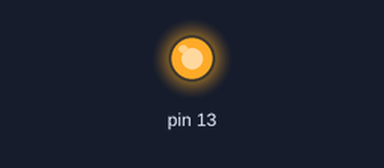
Recording of a sketch running on a simulated Arduino Uno, built with avr-gcc and run on an emulated ATmega328P. On the bench: output pins drawn as LEDs (lit = HIGH).

Above: at 0.1 s.
At 56.8 s:
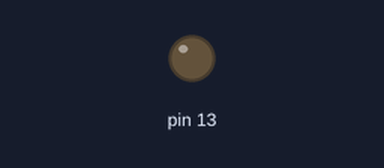
Timing chart, 0 to 58.3 s (numbered marks = the images above):
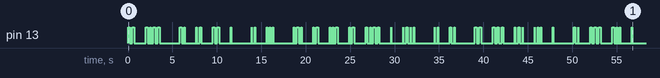

The sketch:

program.ino
```cpp
/*
  Rafayel Amirkhanyan

*/
void setup()
{
  pinMode(13, OUTPUT);
  morse_letter("My name is Rafayel in morse code", 300, 1000);
}

void loop()
{
}


void morse_letter(String name, unsigned long delay_time, unsigned long delay_between)
{
  name.toUpperCase();

  for (int i = 0; i < name.length(); i++)
  {
    switch (name.charAt(i))
    {
    case 'A':
      short_blink();
      delay(delay_time);
      long_blink();
      delay(delay_time);
      break;
    case 'B':
      long_blink();
      delay(delay_time);
      short_blink();
      delay(delay_time);
      short_blink();
      delay(delay_time);
      short_blink();
      delay(delay_time);
      break;
    case 'C':
      long_blink();
      delay(delay_time);
      short_blink();
      delay(delay_time);
      break;
    case 'D':
      long_blink();
      delay(delay_time);
      short_blink();
      delay(delay_time);
      short_blink();
      delay(delay_time);
      break;
    case 'E':
      short_blink();
      delay(delay_time);
      break;
    case 'F':
      short_blink();
      delay(delay_time);
      short_blink();
      delay(delay_time);
      long_blink();
      delay(delay_time);
      break;
    case 'G':
      long_blink();
      delay(delay_time);
      long_blink();
      short_blink();
      delay(delay_time);
      break;
    case 'H':
      short_blink();
      delay(delay_time);
      short_blink();
      delay(delay_time);
      short_blink();
      delay(delay_time);
      short_blink();
      delay(delay_time);
      break;
    case 'I':
      short_blink();
      delay(delay_time);
      short_blink();
      delay(delay_time);
      break;
    case 'J':
      short_blink();
      delay(delay_time);
      long_blink();
      delay(delay_time);
      long_blink();
      delay(delay_time);
      long_blink();
      delay(delay_time);
      break;
    case 'K':
      long_blink();
      delay(delay_time);
      short_blink();
      delay(delay_time);
      long_blink();
      delay(delay_time);
      break;
    case 'L':
      short_blink();
      delay(delay_time);
      long_blink();
      delay(delay_time);
      short_blink();
      delay(delay_time);
      short_blink();
      delay(delay_time);
      break;
    case 'M':
      long_blink();
      delay(delay_time);
      long_blink();
      delay(delay_time);
      break;
    case 'N':
      long_blink();
      delay(delay_time);
      short_blink();
      delay(delay_time);
      break;
    case 'O':
      long_blink();
      delay(delay_time);
      long_blink();
      delay(delay_time);
      long_blink();
      delay(delay_time);
      break;
    case 'P':
      short_blink();
      delay(delay_time);
      long_blink();
      delay(delay_time);
      long_blink();
      delay(delay_time);
      short_blink();
      delay(delay_time);
      break;
    case 'Q':
      long_blink();
      delay(delay_time);
      long_blink();
      delay(delay_time);
      short_blink();
      delay(delay_time);
      long_blink();
      delay(delay_time);
      break;
    case 'R':
      short_blink();
      delay(delay_time);
      long_blink();
      delay(delay_time);
      short_blink();
      delay(delay_time);
      break;
    case 'S':
      short_blink();
      delay(delay_time);
      short_blink();
      delay(delay_time);
      short_blink();
      delay(delay_time);
      break;
    case 'T':
      long_blink();
      delay(delay_time);
      break;
    case 'U':
      short_blink();
      delay(delay_time);
      short_blink();
      delay(delay_time);
      long_blink();
      delay(delay_time);
      break;
    case 'V':
      short_blink();
      delay(delay_time);
      short_blink();
      delay(delay_time);
      short_blink();
      delay(delay_time);
      long_blink();
      delay(delay_time);
      break;
    case 'W':
      short_blink();
      delay(delay_time);
      long_blink();
      delay(delay_time);
      long_blink();
      delay(delay_time);
      break;
    case 'X':
      long_blink();
      delay(delay_time);
      short_blink();
      delay(delay_time);
      short_blink();
      delay(delay_time);
      long_blink();
      delay(delay_time);
      break;
    case 'Y':
      long_blink();
      delay(delay_time);
      short_blink();
      delay(delay_time);
      long_blink();
      delay(delay_time);
      long_blink();
      delay(delay_time);
      break;
    case 'Z':
      long_blink();
      delay(delay_time);
      long_blink();
      delay(delay_time);
      short_blink();
      delay(delay_time);
      short_blink();
      delay(delay_time);
      break;
    }
    delay(delay_between);
  }
}

void short_blink()
{
  digitalWrite(13, HIGH);
  delay(50);
  digitalWrite(13, LOW);
}

void long_blink()
{
  digitalWrite(13, HIGH);
  delay(200);
  digitalWrite(13, LOW);
}

// void blink()
// {
//   digitalWrite(13, HIGH);
//   delay(5);
//   digitalWrite(13, LOW);
// }
```
